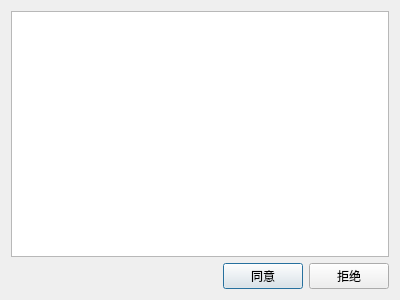
<?xml version="1.0" encoding="UTF-8"?>
<ui version="4.0">
 <class>FriendRequestDialog</class>
 <widget class="QDialog" name="FriendRequestDialog">
  <property name="geometry">
   <rect>
    <x>0</x>
    <y>0</y>
    <width>400</width>
    <height>300</height>
   </rect>
  </property>
  <property name="windowTitle">
   <string>新好友申请列表</string>
  </property>
  <layout class="QVBoxLayout" name="verticalLayout">
   <item>
    <widget class="QListWidget" name="list_requests"/>
   </item>
   <item>
    <layout class="QHBoxLayout" name="horizontalLayout">
     <item>
      <spacer name="horizontalSpacer">
       <property name="orientation">
        <enum>Qt::Horizontal</enum>
       </property>
       <property name="sizeHint" stdset="0">
        <size>
         <width>40</width>
         <height>20</height>
        </size>
       </property>
      </spacer>
     </item>
     <item>
      <widget class="QPushButton" name="btn_accept">
       <property name="text">
        <string>同意</string>
       </property>
      </widget>
     </item>
     <item>
      <widget class="QPushButton" name="btn_reject">
       <property name="text">
        <string>拒绝</string>
       </property>
      </widget>
     </item>
    </layout>
   </item>
  </layout>
 </widget>
 <resources/>
 <connections/>
 </ui>
